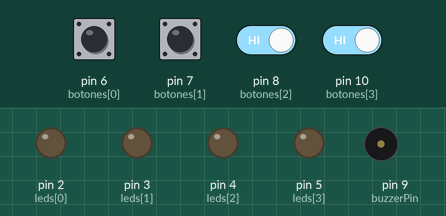
Simulated run of this sketch. Board: Arduino Uno, built with avr-gcc and run on an emulated ATmega328P. Shown: output pins drawn as LEDs (lit = HIGH), buzzer (waves = sounding). The inputs (shaded band) are chosen by the test bench; at power-on: pin 6 (botones[0]), pin 7 (botones[1]), pin 8 (botones[2]), pin 10 (botones[3]) HIGH. Random numbers use the default seed unless the sketch sets one.

Above: at 2.3 s.
2.4 s: pin 6 (botones[0]) pulled LOW for 0.15 s
At 2.61 s:
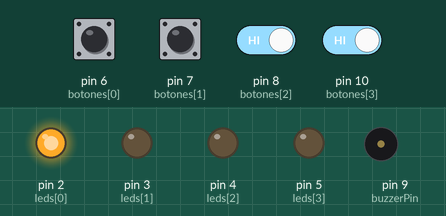
At 3.3 s:
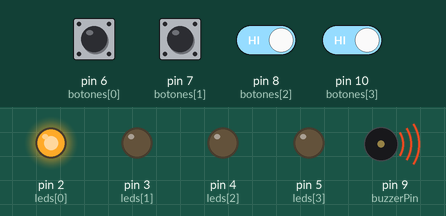
4.9 s: pin 7 (botones[1]) pulled LOW for 0.15 s
At 7.8 s:
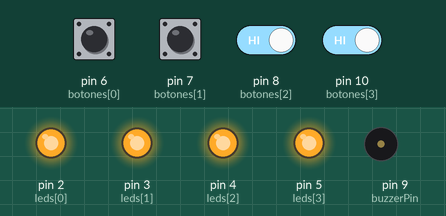
7.9 s: pin 6 (botones[0]) driven LOW and pin 7 (botones[1]) driven LOW
At 10.72 s:
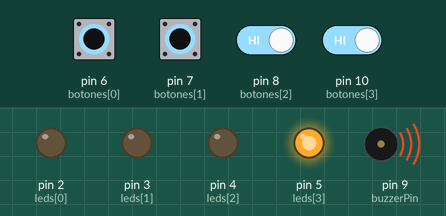
10.9 s: pin 6 (botones[0]) driven HIGH and pin 7 (botones[1]) driven HIGH and pin 8 (botones[2]) driven LOW and pin 10 (botones[3]) driven LOW
13.9 s: pin 8 (botones[2]) driven HIGH
16.9 s: pin 10 (botones[3]) driven HIGH
Timing chart, 0 to 19.4 s (numbered marks = the images above; inputs shaded):
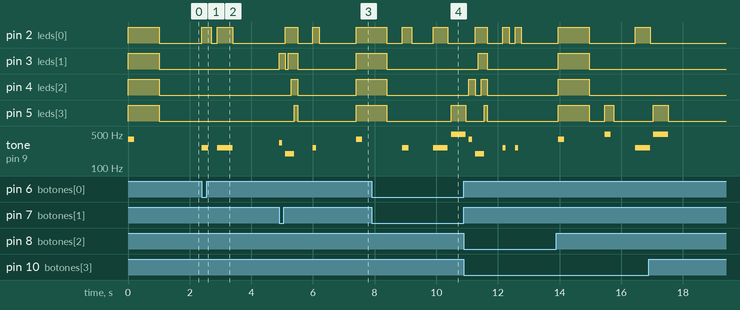

The sketch:

Code.ino
```cpp
// Definición de pines
const int buzzerPin = 9;
const int leds[] = {2, 3, 4, 5};    // LEDs en pines 2-5
const int botones[] = {6, 7, 8, 10}; // Botones en pines 6-8 y 10
const int tonos[] = {262, 330, 392, 494}; // Tonos para cada botón (C, E, G, B)

// Variables del juego
int secuencia[100]; // Almacena la secuencia
int nivel = 1;      // Nivel actual
int velocidad = 500; // Velocidad inicial entre luces

void setup() {
  // Inicializar LEDs como salidas
  for (int i = 0; i < 4; i++) {
    pinMode(leds[i], OUTPUT);
  }

  // Inicializar botones como entradas con pull-up
  for (int i = 0; i < 4; i++) {
    pinMode(botones[i], INPUT_PULLUP);
  }

  // Inicializar buzzer
  pinMode(buzzerPin, OUTPUT);

  // Semilla aleatoria
  randomSeed(analogRead(0));

  // Secuencia inicial aleatoria
  for (int i = 0; i < 100; i++) {
    secuencia[i] = random(0, 4);
  }

  // Esperar a que se presione un botón para empezar
  esperarInicio();
}

void loop() {
  // Mostrar secuencia
  mostrarSecuencia();

  // Leer secuencia del jugador
  leerSecuencia();

  // Aumentar nivel y velocidad
  nivel++;
  velocidad = max(100, velocidad - 20); // Reducir tiempo entre luces, mínimo 100ms

  // Pequeña pausa antes del siguiente nivel
  delay(500);
}

void esperarInicio() {
  // Todos los LEDs parpadean
  for (int i = 0; i < 4; i++) {
    digitalWrite(leds[i], HIGH);
  }
  tone(buzzerPin, 392, 200);
  delay(1000);
  for (int i = 0; i < 4; i++) {
    digitalWrite(leds[i], LOW);
  }
  delay(500);

  // Esperar a que se presione cualquier botón
  boolean esperando = true;
  while (esperando) {
    for (int i = 0; i < 4; i++) {
      if (digitalRead(botones[i]) == LOW) {
        esperando = false;
        // Feedback visual y sonoro
        digitalWrite(leds[i], HIGH);
        tone(buzzerPin, tonos[i], 200);
        delay(300);
        digitalWrite(leds[i], LOW);
        delay(200);
        break;
      }
    }
  }
}

void mostrarSecuencia() {
  for (int i = 0; i < nivel; i++) {
    int led = secuencia[i];
    digitalWrite(leds[led], HIGH);
    tone(buzzerPin, tonos[led], velocidad);
    delay(velocidad);
    digitalWrite(leds[led], LOW);
    delay(100);
  }
}

void leerSecuencia() {
  for (int i = 0; i < nivel; i++) {
    boolean esperando = true;
    while (esperando) {
      for (int j = 0; j < 4; j++) {
        if (digitalRead(botones[j]) == LOW) {
          // Botón presionado
          digitalWrite(leds[j], HIGH);
          tone(buzzerPin, tonos[j], 100);
          delay(200);
          digitalWrite(leds[j], LOW);

          // Verificar si es el botón correcto
          if (j != secuencia[i]) {
            juegoTerminado();
            return;
          }

          esperando = false;
          break;
        }
      }
    }
  }
}

void juegoTerminado() {
  // Secuencia de game over
  tone(buzzerPin, 196, 300);
  for (int i = 0; i < 4; i++) {
    digitalWrite(leds[i], HIGH);
    delay(100);
  }
  for (int i = 0; i < 4; i++) {
    digitalWrite(leds[i], LOW);
  }
  delay(500);

  // Mostrar puntuación
  for (int i = 0; i < nivel; i++) {
    digitalWrite(leds[0], HIGH);
    tone(buzzerPin, 262, 100);
    delay(200);
    digitalWrite(leds[0], LOW);
    delay(200);
  }

  // Reiniciar juego
  nivel = 1;
  velocidad = 500;
  delay(1000);
  esperarInicio();
}
```

Measured:
- after the input at 2.4 s, pin 2 (leds[0]): LOW → HIGH at once, → LOW 0.30 s later, → HIGH 0.20 s later, → LOW 0.50 s later; tone on pin 9 (buzzerPin): silent → 262 Hz at once, → silent 0.20 s later, → 262 Hz 0.30 s later, → silent 0.50 s later
- after the input at 4.9 s, pin 2 (leds[0]): goes HIGH 0.40 s, LOW 0.50 s, HIGH 0.20 s, LOW 1.2 s, then HIGH, starting after 0.20 s; pin 3 (leds[1]): goes HIGH 0.20 s, LOW 0.10 s, HIGH 0.30 s, LOW 1.9 s, then HIGH, starting at once
- after the input at 7.9 s, tone on pin 9 (buzzerPin): plays 262 Hz for 0.20 s, 262 Hz for 0.48 s, 494 Hz for 0.42 s, starting after 1.0 s
